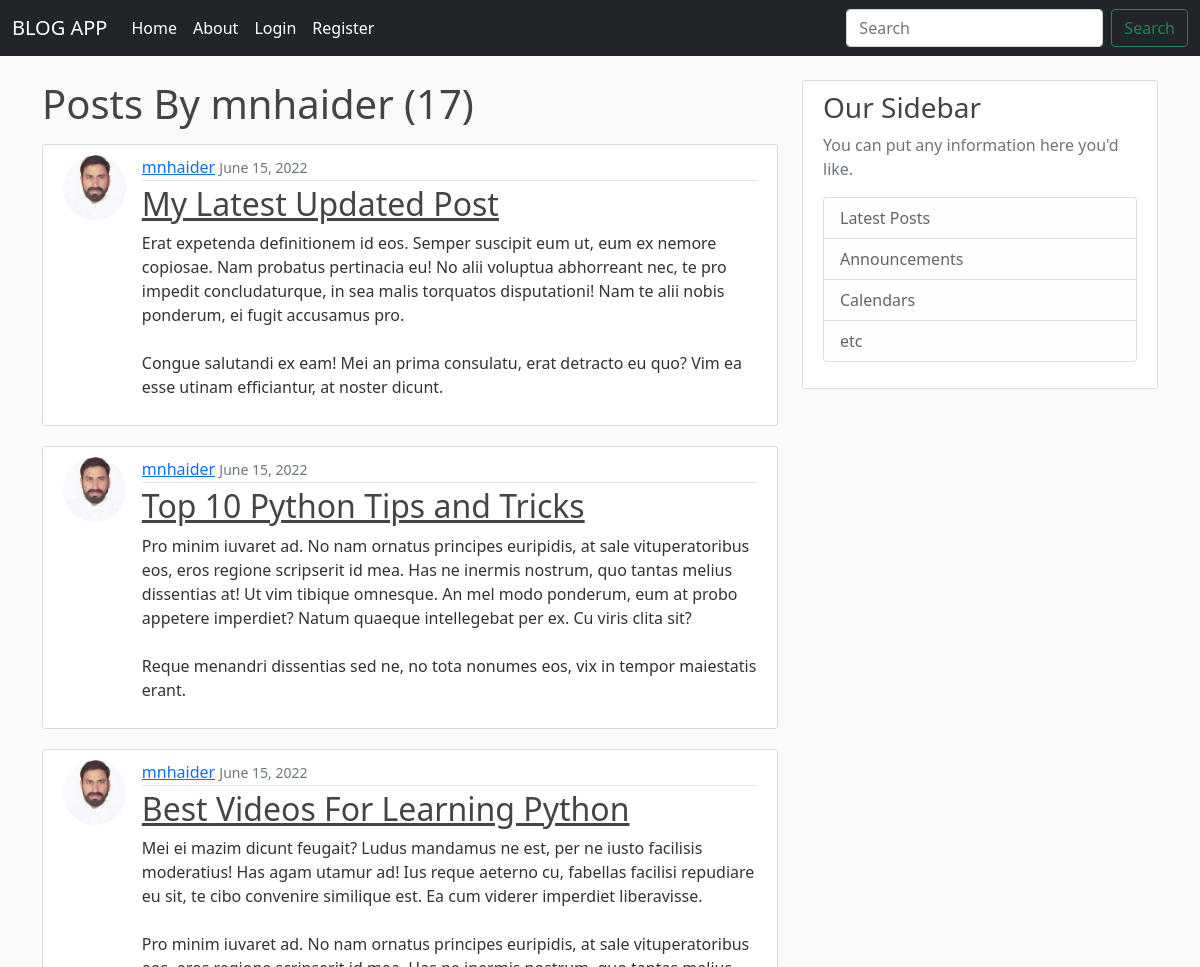
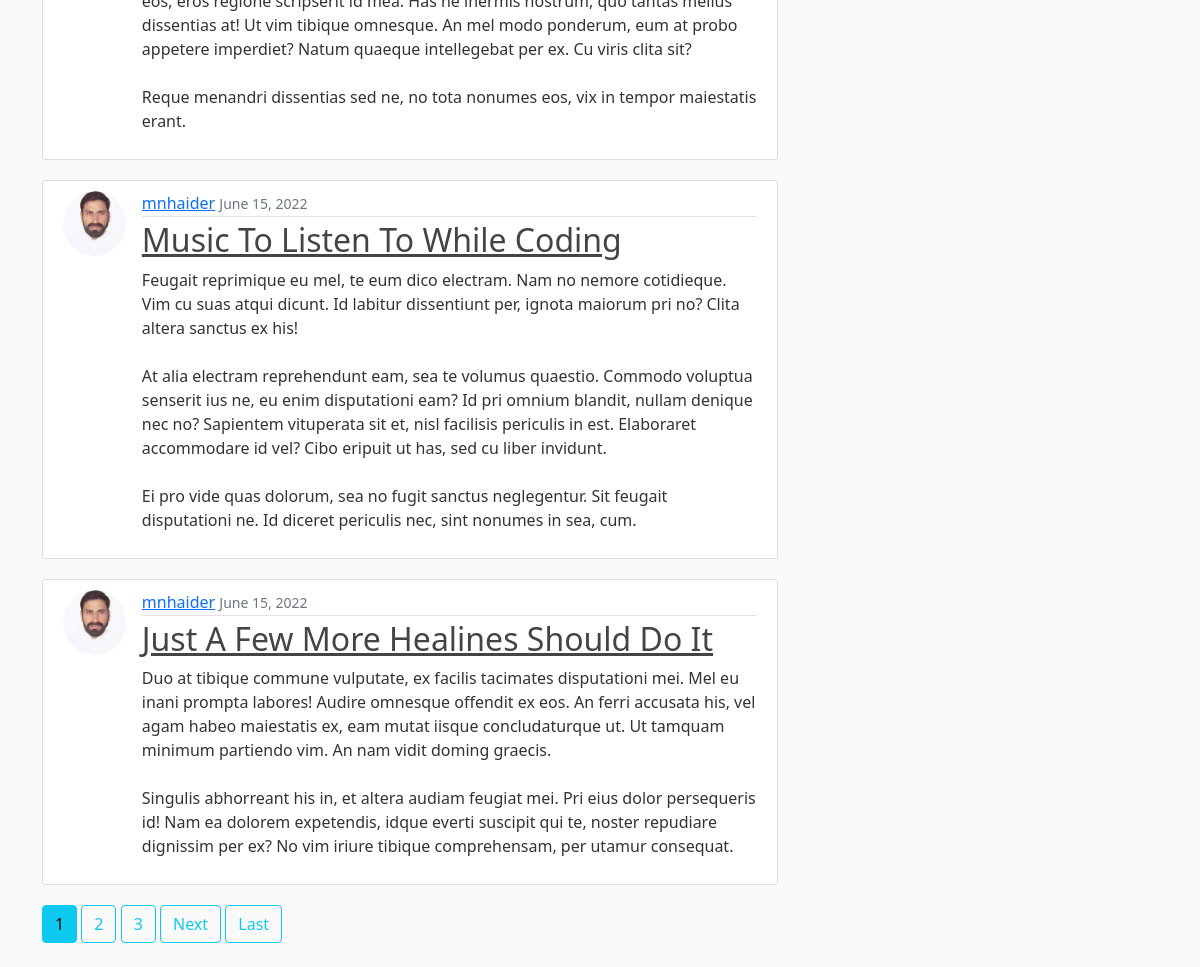
The app's page /user/mnhaider with its own data (2 pictures, top to bottom).
### blog_app/models.py (models this page shows, shortened)
class Post(models.Model):
    title = models.CharField(max_length=100)
    content = models.TextField()
    date_posted = models.DateTimeField(default=timezone.now)
    author = models.ForeignKey(User, on_delete=models.CASCADE)

### users/models.py (models this page shows, shortened)
class Profile(models.Model):
    user = models.OneToOneField(User, on_delete=models.CASCADE)
    image = models.ImageField(default='default.jpg', upload_to='profile_pics')

### blog_app/views.py (the view)
# urls.py: path('user/<str:username>', UserPostListView.as_view(), name='user_post'),
class UserPostListView(ListView):
    model = Post
    template_name = 'blog_app/user_post.html'
    context_object_name = 'posts'
    paginate_by = 5
    def get_queryset(self):
        user = get_object_or_404(User, username=self.kwargs.get('username'))
        return Post.objects.filter(author=user).order_by('-date_posted')

### blog_app/templates/blog_app/user_post.html (shortened to what this page needs)
{% extends 'blog_app/base.html' %}
{% block content %}
<h1 class="mb-3"> Posts By {{ view.kwargs.username}} ({{page_obj.paginator.count}}) </h1>
    {% for post in posts %}
        <article class="media content-section d-flex">
          <img class="rounded-circle article-img" src="{{ post.author.profile.image.url }}">
          <div class="media-body">
            <div class="article-metadata">
              <a class="mr-2" href="{% url 'user_post' post.author.username %}">{{ post.author }}</a>
              <small class="text-muted">{{ post.date_posted|date:"F d, Y" }}</small>
            </div>
            <h2><a class="article-title" href="{% url 'post_detail' post.id %}">{{ post.title }}</a></h2>
            <p class="article-content">{{ post.content }}</p>
          </div>
        </article>
    {% endfor %}
    {% if is_paginated %}
        {% for num in page_obj.paginator.page_range %}
            {% if page_obj.number == num %}
                <a class="btn btn-info mb-4" href="?page={{num}}"> {{ num }}</a>
            {% elif num > page_obj.number|add:'-3' and num < page_obj.number|add:'3' %}
                <a class="btn btn-outline-info mb-4" href="?page={{num}}"> {{ num }}</a>
            {% endif %}
        {% endfor %}
        {% if page_obj.has_next %}
            <a class="btn btn-outline-info mb-4" href="?page={{page_obj.next_page_number}}"> Next </a>
            <a class="btn btn-outline-info mb-4" href="?page={{page_obj.paginator.num_pages}}"> Last </a>
        {% endif %}
    {% endif %}
{% endblock content %}

### blog_app/templates/blog_app/base.html (shortened to what this page needs)
{% load static %}
<!DOCTYPE html>
<html lang="en">
<head>
    <link href="https://cdn.jsdelivr.net/npm/bootstrap@5.0.2/dist/css/bootstrap.min.css" rel="stylesheet">
    <link rel="stylesheet" type="text/css" href="{% static 'blog_app/main.css' %}">
</head>
<body>
  <header class="site-header">
    <nav class="navbar navbar-expand-lg navbar-dark bg-dark fixed-top">
      <div class="container-fluid">
        <a class="navbar-brand" href="{% url 'blog_home'%}">BLOG APP</a>
        <div class="collapse navbar-collapse" id="navbarSupportedContent">
          <ul class="navbar-nav me-auto mb-2 mb-lg-0">
            <li class="nav-item">
              <a class="nav-link active" aria-current="page" href="{% url 'blog_home' %}">Home</a>
            </li>
            <li class="nav-item">
              <a class="nav-link active" aria-current="page" href="{% url 'blog_about'%}">About</a>
            </li>
            {% if user.is_authenticated %}
              <li class="nav-item">
                <a class="nav-link active" href=" {% url 'post_create' %}">New Post</a>
              </li>
              <li class="nav-item">
                <a class="nav-link active" href=" {% url 'profile' %}">Profile</a>
              </li>
              <li class="nav-item">
                <a class="nav-link active" href=" {% url 'logout' %}">Logout</a>
              </li>
            {% else %}
              <li class="nav-item">
                <a class="nav-link active" aria-current="page" href=" {% url 'login' %}" >Login</a>
              </li>
              <li class="nav-item">
                <a class="nav-link active" aria-current="page" href="{% url 'register' %}">Register</a>
              </li>
            {% endif %}
          </ul>
          <form class="d-flex">
            <input class="form-control me-2" type="search" placeholder="Search" aria-label="Search">
            <button class="btn btn-outline-success" type="submit">Search</button>
          </form>
        </div>
      </div>
    </nav>
  </header>
  <main role="main" class="container">
    <div class="row">
      <div class="col-md-8">
        {% block content %}{% endblock %}
      </div>
      <div class="col-md-4">
        <div class="content-section">
          <h3>Our Sidebar</h3>
          <p class='text-muted'>You can put any information here you'd like.
            <ul class="list-group">
              <li class="list-group-item list-group-item-light">Latest Posts</li>
              <li class="list-group-item list-group-item-light">Announcements</li>
              <li class="list-group-item list-group-item-light">Calendars</li>
              <li class="list-group-item list-group-item-light">etc</li>
            </ul>
          </p>
        </div>
      </div>
    </div>
  </main>
</body>
</html>

### blog_app/static/blog_app/main.css (style rules this page uses)
body { background: #fafafa; color: #333333; margin-top: 5rem; }
h1, h2, h3, h4, h5, h6 { color: #444444; }
ul { margin: 0; }
.site-header .navbar-nav .nav-link { color: #cbd5db; }
.site-header .navbar-nav .nav-link.active { font-weight: 500; }
.content-section { background: #ffffff; padding: 10px 20px; border: 1px solid #dddddd; border-radius: 3px; margin-bottom: 20px; }
.article-title { color: #444444; }
.article-content { white-space: pre-line; }
.article-img { height: 65px; width: 65px; margin-right: 16px; }
.article-metadata { padding-bottom: 1px; margin-bottom: 4px; border-bottom: 1px solid #e3e3e3 }

### records on screen
Post: author.profile.image (picture), author "mnhaider", date_posted "June 15, 2022", title "My Latest Updated Post", content "Erat expetenda definitionem id eos. Semper suscipit eum ut, eum ex nemore copiosae. Nam probatus pertinacia eu! No alii voluptua abhorreant nec, te pro impedit concludaturque, in sea malis torquatos disputationi! Nam te alii nobis ponderum, ei fugit accusamus pro. Congue salutandi ex eam! Mei an prima consulatu, erat detracto eu quo? Vim ea esse utinam efficiantur, at noster dicunt."
Post: author.profile.image (picture), author "mnhaider", date_posted "June 15, 2022", title "Top 10 Python Tips and Tricks", content "Pro minim iuvaret ad. No nam ornatus principes euripidis, at sale vituperatoribus eos, eros regione scripserit id mea. Has ne inermis nostrum, quo tantas melius dissentias at! Ut vim tibique omnesque. An mel modo ponderum, eum at probo appetere imperdiet? Natum quaeque intellegebat per ex. Cu viris clita sit? Reque menandri dissentias sed ne, no tota nonumes eos, vix in tempor maiestatis erant."
Post: author.profile.image (picture), author "mnhaider", date_posted "June 15, 2022", title "Best Videos For Learning Python", content "Mei ei mazim dicunt feugait? Ludus mandamus ne est, per ne iusto facilisis moderatius! Has agam utamur ad! Ius reque aeterno cu, fabellas facilisi repudiare eu sit, te cibo convenire similique est. Ea cum viderer imperdiet liberavisse. Pro minim iuvaret ad. No nam ornatus principes euripidis, at sale vituperatoribus eos, eros regione scripserit id mea. Has ne inermis nostrum, quo tantas melius dissentias at! Ut vim tibique omnesque. An mel modo ponderum, eum at probo appetere imperdiet? Natum quaeque intellegebat per ex. Cu viris clita sit? Reque menandri dissentias sed ne, no tota nonumes eos, vix in tempor maiestatis erant."
Post: author.profile.image (picture), author "mnhaider", date_posted "June 15, 2022", title "Music To Listen To While Coding", content "Feugait reprimique eu mel, te eum dico electram. Nam no nemore cotidieque. Vim cu suas atqui dicunt. Id labitur dissentiunt per, ignota maiorum pri no? Clita altera sanctus ex his! At alia electram reprehendunt eam, sea te volumus quaestio. Commodo voluptua senserit ius ne, eu enim disputationi eam? Id pri omnium blandit, nullam denique nec no? Sapientem vituperata sit et, nisl facilisis periculis in est. Elaboraret accommodare id vel? Cibo eripuit ut has, sed cu liber invidunt. Ei pro vide quas dolorum, sea no fugit sanctus neglegentur. Sit feugait disputationi ne. Id diceret periculis nec, sint nonumes in sea, cum."
Post: author.profile.image (picture), author "mnhaider", date_posted "June 15, 2022", title "Just A Few More Healines Should Do It", content "Duo at tibique commune vulputate, ex facilis tacimates disputationi mei. Mel eu inani prompta labores! Audire omnesque offendit ex eos. An ferri accusata his, vel agam habeo maiestatis ex, eam mutat iisque concludaturque ut. Ut tamquam minimum partiendo vim. An nam vidit doming graecis. Singulis abhorreant his in, et altera audiam feugiat mei. Pri eius dolor persequeris id! Nam ea dolorem expetendis, idque everti suscipit qui te, noster repudiare dignissim per ex? No vim iriure tibique comprehensam, per utamur consequat."

### other values on screen
{{ view.kwargs.username }} "mnhaider"
{{ page_obj.paginator.count }} "17"
{{ num }} "1"
{{ num }} "2" "3"
